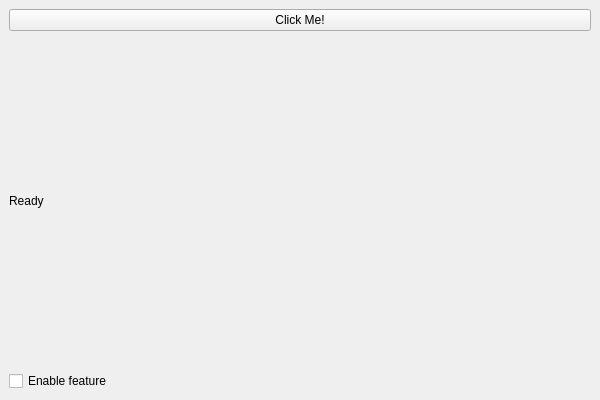
<?xml version="1.0" encoding="UTF-8"?>
<ui version="4.0">
 <class>MainWindow</class>
 <widget class="QMainWindow" name="MainWindow">
  <property name="geometry">
   <rect>
    <x>0</x>
    <y>0</y>
    <width>600</width>
    <height>400</height>
   </rect>
  </property>
  <property name="windowTitle">
   <string>ForGE Qt Demo</string>
  </property>
  <widget class="QWidget" name="centralwidget">
   <layout class="QVBoxLayout" name="verticalLayout">
    <item>
     <widget class="QPushButton" name="clickButton">
      <property name="text">
       <string>Click Me!</string>
      </property>
     </widget>
    </item>
    <item>
     <widget class="QLabel" name="statusLabel">
      <property name="text">
       <string>Ready</string>
      </property>
     </widget>
    </item>
    <item>
     <widget class="QCheckBox" name="toggleCheckbox">
      <property name="text">
       <string>Enable feature</string>
      </property>
     </widget>
    </item>
   </layout>
  </widget>
 </widget>
 <resources/>
 <connections/>
</ui>
